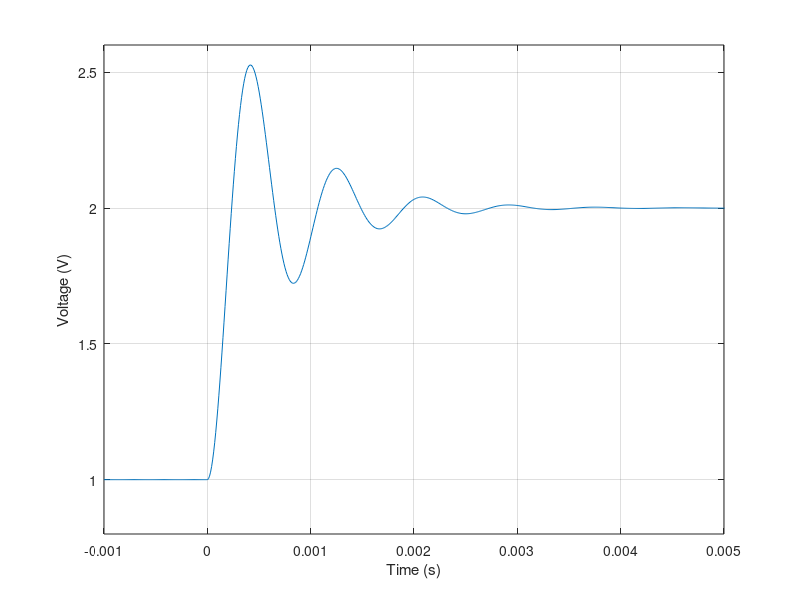

This figure's MATLAB source: (Note: this script raises an error after producing the figure.)
% Get all that nasty shit outta here
close all; clear; clc;

% Insert that shit into my workspace
load('HW7_Problem1.mat')

% % Massage that shit
% ssVal = Voltage(find(t > .004));
% initVal = find(t<0);
% Voltage(initVal) = 1;

% Plot that shit
figure('Name','Raw Data')
plot(t,Voltage)
ylim([.8 2.6])
xlim([-1 5].*.001)
grid on
xlabel('Time (s)')
ylabel('Voltage (V)')

% Display that useful shit
disp(stepinfo(Voltage,t))

% % Find those spikey bois
% [peakVals,locs] = findpeaks(-1*Voltage);

% % Linearize that decaying shit
% tLin = t(locs(1:3));
% linVals = -log(Voltage(locs(1:3))) ./ tLin;
% figure('Name','Linear')
% plot(tLin,linVals,'.','MarkerSize',12)

% coeff = polyfit(tLin,linVals,1);
% linfit = polyval(coeff,tLin);
% hold on; plot(tLin,linfit,'r','LineWidth',2)
% fprintf('Slope of the line: %5.3e\n',coeff(1))

K = 1;
A = 1;
wd = 14920;
% z = sqrt(1-(wd/wn)^2);

F = @(x,t) K*A - (K*A)*exp(-x(1)*x(2)*t)*((x(1)/sqrt(1-x(1)^2))*sin(wd*t)*cos(wd*t));
x0 = [1,1];

x = lsqcurvefit(F,x0,t,Voltage)








